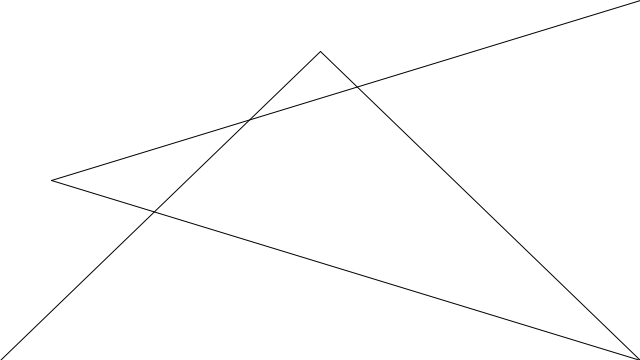
Frame 1 (no input)
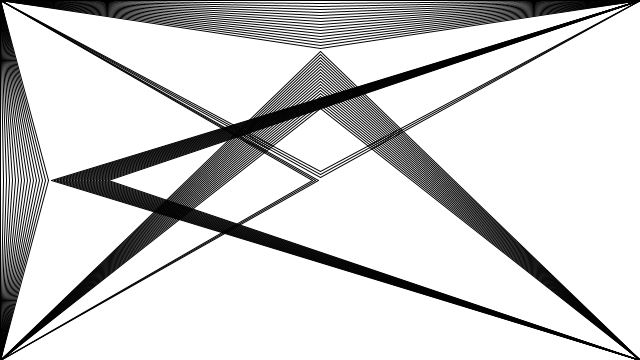
Frame 60 (the mouse pressed at the canvas centre just before this capture)
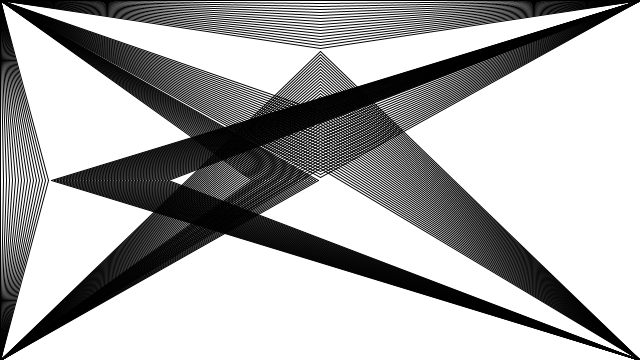
Frame 120 (the mouse held since frame 60 and released just before this capture)

The Processing sketch that drew these frames (run headless with seeded random() and noise(); from frame 60 on, the mouse is pressed at the canvas centre):

// Processing sketch: Generative_Lines
// ── Generative_Lines.pde
int sus=height/2;
int jos=height/2;
int stanga=width/2;
int dreapta=width/2;
float frecventa=1.5;

//line(0, 0, width/2, height/2); // stanga sus
//line(0, height, width/2, height/2); //stanga jos
//line(width, 0, width/2, height/2);//dreapta sus
//line(width, height, width/2, height/2); //dreapta jos

void setup() {
  background(255);
  size(1920/3, 1080/3);
  //fullScreen();
}

void draw() {
  ///linii sus///
  if (sus>0) {
    sus--;
    if (sus%frecventa==0) {
      line(0, 0, width/2, sus); // stanga sus
      line(width, 0, width/2, sus);//dreapta sus
    }
  } else {
    if (sus==0) {
      sus=height/2;
    }
  }

  ///linii jos///
  if (jos<height) {
    //println(jos);
    jos++;
    if (jos%frecventa==0) {
      line(width, height, width/2, jos);//dreapta jos
      line(0, height, width/2, jos);//stanga jos
    }
  } else {
    if (jos==height) {
      jos=height/2;
    }
  }
  ///linii stanga///
  if (stanga>0) {
    stanga--;
    if (stanga%frecventa==0) {
      line(0, 0, stanga, height/2); // stanga sus
      line(0, height, stanga, height/2); //stanga jos
    }
  } else {
    if (stanga==0) {
      stanga=width/2;
    }
  }
  ///linii dreapta///
  if (dreapta<width) {
    dreapta++;
    if (dreapta%frecventa==0) {
      line(width, height, dreapta, height/2); //dreapta jos
      line(width, 0, dreapta, height/2);//dreapta sus
    }
  } else {
    if (dreapta==width) {
      dreapta=width/2;
    }
  }
}

void mouseClicked() {
  background(255);
  //line(0, 0, mouseX, mouseY); // stanga sus
  //line(0, height, mouseX, mouseY); //stanga jos
  //line(width, 0, mouseX, mouseY);//dreapta sus
  //line(width, height, mouseX, mouseY); //dreapta jos
}
